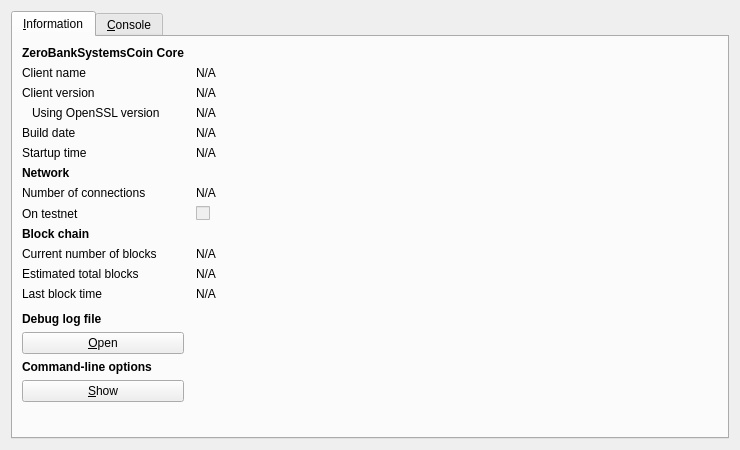
<?xml version="1.0" encoding="UTF-8"?>
<ui version="4.0">
 <class>RPCConsole</class>
 <widget class="QDialog" name="RPCConsole">
  <property name="geometry">
   <rect>
    <x>0</x>
    <y>0</y>
    <width>740</width>
    <height>450</height>
   </rect>
  </property>
  <property name="windowTitle">
   <string>ZeroBankSystemsCoin - Debug window</string>
  </property>
  <layout class="QVBoxLayout" name="verticalLayout_2">
   <item>
    <widget class="QTabWidget" name="tabWidget">
     <property name="currentIndex">
      <number>0</number>
     </property>
     <widget class="QWidget" name="tab_info">
      <attribute name="title">
       <string>&amp;Information</string>
      </attribute>
      <layout class="QGridLayout" name="gridLayout" columnstretch="0,1">
       <property name="horizontalSpacing">
        <number>12</number>
       </property>
       <item row="0" column="0">
        <widget class="QLabel" name="label_9">
         <property name="font">
          <font>
           <weight>75</weight>
           <bold>true</bold>
          </font>
         </property>
         <property name="text">
          <string>ZeroBankSystemsCoin Core</string>
         </property>
        </widget>
       </item>
       <item row="1" column="0">
        <widget class="QLabel" name="label_5">
         <property name="text">
          <string>Client name</string>
         </property>
        </widget>
       </item>
       <item row="1" column="1">
        <widget class="QLabel" name="clientName">
         <property name="cursor">
          <cursorShape>IBeamCursor</cursorShape>
         </property>
         <property name="text">
          <string>N/A</string>
         </property>
         <property name="textFormat">
          <enum>Qt::PlainText</enum>
         </property>
         <property name="textInteractionFlags">
          <set>Qt::LinksAccessibleByMouse|Qt::TextSelectableByKeyboard|Qt::TextSelectableByMouse</set>
         </property>
        </widget>
       </item>
       <item row="2" column="0">
        <widget class="QLabel" name="label_6">
         <property name="text">
          <string>Client version</string>
         </property>
        </widget>
       </item>
       <item row="2" column="1">
        <widget class="QLabel" name="clientVersion">
         <property name="cursor">
          <cursorShape>IBeamCursor</cursorShape>
         </property>
         <property name="text">
          <string>N/A</string>
         </property>
         <property name="textFormat">
          <enum>Qt::PlainText</enum>
         </property>
         <property name="textInteractionFlags">
          <set>Qt::LinksAccessibleByMouse|Qt::TextSelectableByKeyboard|Qt::TextSelectableByMouse</set>
         </property>
        </widget>
       </item>
       <item row="3" column="0">
        <widget class="QLabel" name="label_14">
         <property name="text">
          <string>Using OpenSSL version</string>
         </property>
         <property name="indent">
          <number>10</number>
         </property>
        </widget>
       </item>
       <item row="3" column="1">
        <widget class="QLabel" name="openSSLVersion">
         <property name="cursor">
          <cursorShape>IBeamCursor</cursorShape>
         </property>
         <property name="text">
          <string>N/A</string>
         </property>
         <property name="textFormat">
          <enum>Qt::PlainText</enum>
         </property>
         <property name="textInteractionFlags">
          <set>Qt::LinksAccessibleByMouse|Qt::TextSelectableByKeyboard|Qt::TextSelectableByMouse</set>
         </property>
        </widget>
       </item>
       <item row="4" column="0">
        <widget class="QLabel" name="label_12">
         <property name="text">
          <string>Build date</string>
         </property>
        </widget>
       </item>
       <item row="4" column="1">
        <widget class="QLabel" name="buildDate">
         <property name="cursor">
          <cursorShape>IBeamCursor</cursorShape>
         </property>
         <property name="text">
          <string>N/A</string>
         </property>
         <property name="textFormat">
          <enum>Qt::PlainText</enum>
         </property>
         <property name="textInteractionFlags">
          <set>Qt::LinksAccessibleByMouse|Qt::TextSelectableByKeyboard|Qt::TextSelectableByMouse</set>
         </property>
        </widget>
       </item>
       <item row="5" column="0">
        <widget class="QLabel" name="label_13">
         <property name="text">
          <string>Startup time</string>
         </property>
        </widget>
       </item>
       <item row="5" column="1">
        <widget class="QLabel" name="startupTime">
         <property name="cursor">
          <cursorShape>IBeamCursor</cursorShape>
         </property>
         <property name="text">
          <string>N/A</string>
         </property>
         <property name="textFormat">
          <enum>Qt::PlainText</enum>
         </property>
         <property name="textInteractionFlags">
          <set>Qt::LinksAccessibleByMouse|Qt::TextSelectableByKeyboard|Qt::TextSelectableByMouse</set>
         </property>
        </widget>
       </item>
       <item row="6" column="0">
        <widget class="QLabel" name="label_11">
         <property name="font">
          <font>
           <weight>75</weight>
           <bold>true</bold>
          </font>
         </property>
         <property name="text">
          <string>Network</string>
         </property>
        </widget>
       </item>
       <item row="7" column="0">
        <widget class="QLabel" name="label_7">
         <property name="text">
          <string>Number of connections</string>
         </property>
        </widget>
       </item>
       <item row="7" column="1">
        <widget class="QLabel" name="numberOfConnections">
         <property name="cursor">
          <cursorShape>IBeamCursor</cursorShape>
         </property>
         <property name="text">
          <string>N/A</string>
         </property>
         <property name="textFormat">
          <enum>Qt::PlainText</enum>
         </property>
         <property name="textInteractionFlags">
          <set>Qt::LinksAccessibleByMouse|Qt::TextSelectableByKeyboard|Qt::TextSelectableByMouse</set>
         </property>
        </widget>
       </item>
       <item row="8" column="0">
        <widget class="QLabel" name="label_8">
         <property name="text">
          <string>On testnet</string>
         </property>
        </widget>
       </item>
       <item row="8" column="1">
        <widget class="QCheckBox" name="isTestNet">
         <property name="enabled">
          <bool>false</bool>
         </property>
         <property name="text">
          <string/>
         </property>
        </widget>
       </item>
       <item row="9" column="0">
        <widget class="QLabel" name="label_10">
         <property name="font">
          <font>
           <weight>75</weight>
           <bold>true</bold>
          </font>
         </property>
         <property name="text">
          <string>Block chain</string>
         </property>
        </widget>
       </item>
       <item row="10" column="0">
        <widget class="QLabel" name="label_3">
         <property name="text">
          <string>Current number of blocks</string>
         </property>
        </widget>
       </item>
       <item row="10" column="1">
        <widget class="QLabel" name="numberOfBlocks">
         <property name="cursor">
          <cursorShape>IBeamCursor</cursorShape>
         </property>
         <property name="text">
          <string>N/A</string>
         </property>
         <property name="textFormat">
          <enum>Qt::PlainText</enum>
         </property>
         <property name="textInteractionFlags">
          <set>Qt::LinksAccessibleByMouse|Qt::TextSelectableByKeyboard|Qt::TextSelectableByMouse</set>
         </property>
        </widget>
       </item>
       <item row="11" column="0">
        <widget class="QLabel" name="label_4">
         <property name="text">
          <string>Estimated total blocks</string>
         </property>
        </widget>
       </item>
       <item row="11" column="1">
        <widget class="QLabel" name="totalBlocks">
         <property name="cursor">
          <cursorShape>IBeamCursor</cursorShape>
         </property>
         <property name="text">
          <string>N/A</string>
         </property>
         <property name="textFormat">
          <enum>Qt::PlainText</enum>
         </property>
         <property name="textInteractionFlags">
          <set>Qt::LinksAccessibleByMouse|Qt::TextSelectableByKeyboard|Qt::TextSelectableByMouse</set>
         </property>
        </widget>
       </item>
       <item row="12" column="0">
        <widget class="QLabel" name="label_2">
         <property name="text">
          <string>Last block time</string>
         </property>
        </widget>
       </item>
       <item row="12" column="1">
        <widget class="QLabel" name="lastBlockTime">
         <property name="cursor">
          <cursorShape>IBeamCursor</cursorShape>
         </property>
         <property name="text">
          <string>N/A</string>
         </property>
         <property name="textFormat">
          <enum>Qt::PlainText</enum>
         </property>
         <property name="textInteractionFlags">
          <set>Qt::LinksAccessibleByMouse|Qt::TextSelectableByKeyboard|Qt::TextSelectableByMouse</set>
         </property>
        </widget>
       </item>
       <item row="13" column="0">
        <spacer name="verticalSpacer_2">
         <property name="orientation">
          <enum>Qt::Vertical</enum>
         </property>
         <property name="sizeHint" stdset="0">
          <size>
           <width>20</width>
           <height>20</height>
          </size>
         </property>
        </spacer>
       </item>
       <item row="14" column="0">
        <widget class="QLabel" name="labelDebugLogfile">
         <property name="font">
          <font>
           <weight>75</weight>
           <bold>true</bold>
          </font>
         </property>
         <property name="text">
          <string>Debug log file</string>
         </property>
        </widget>
       </item>
       <item row="15" column="0">
        <widget class="QPushButton" name="openDebugLogfileButton">
         <property name="toolTip">
          <string>Open the ZeroBankSystemsCoin debug log file from the current data directory. This can take a few seconds for large log files.</string>
         </property>
         <property name="text">
          <string>&amp;Open</string>
         </property>
         <property name="autoDefault">
          <bool>false</bool>
         </property>
        </widget>
       </item>
       <item row="16" column="0">
        <widget class="QLabel" name="labelCLOptions">
         <property name="font">
          <font>
           <weight>75</weight>
           <bold>true</bold>
          </font>
         </property>
         <property name="text">
          <string>Command-line options</string>
         </property>
        </widget>
       </item>
       <item row="17" column="0">
        <widget class="QPushButton" name="showCLOptionsButton">
         <property name="toolTip">
          <string>Show the ZeroBankSystemsCoin-Qt help message to get a list with possible ZeroBankSystemsCoin command-line options.</string>
         </property>
         <property name="text">
          <string>&amp;Show</string>
         </property>
         <property name="autoDefault">
          <bool>false</bool>
         </property>
        </widget>
       </item>
       <item row="18" column="0">
        <spacer name="verticalSpacer">
         <property name="orientation">
          <enum>Qt::Vertical</enum>
         </property>
         <property name="sizeHint" stdset="0">
          <size>
           <width>20</width>
           <height>40</height>
          </size>
         </property>
        </spacer>
       </item>
      </layout>
     </widget>
     <widget class="QWidget" name="tab_console">
      <attribute name="title">
       <string>&amp;Console</string>
      </attribute>
      <layout class="QVBoxLayout" name="verticalLayout_3">
       <property name="spacing">
        <number>3</number>
       </property>
       <item>
        <widget class="QTextEdit" name="messagesWidget">
         <property name="minimumSize">
          <size>
           <width>0</width>
           <height>100</height>
          </size>
         </property>
         <property name="readOnly">
          <bool>true</bool>
         </property>
         <property name="tabKeyNavigation" stdset="0">
          <bool>false</bool>
         </property>
         <property name="columnCount" stdset="0">
          <number>2</number>
         </property>
        </widget>
       </item>
       <item>
        <layout class="QHBoxLayout" name="horizontalLayout">
         <property name="spacing">
          <number>3</number>
         </property>
         <item>
          <widget class="QLabel" name="label">
           <property name="text">
            <string notr="true">&gt;</string>
           </property>
          </widget>
         </item>
         <item>
          <widget class="QLineEdit" name="lineEdit"/>
         </item>
         <item>
          <widget class="QPushButton" name="clearButton">
           <property name="maximumSize">
            <size>
             <width>24</width>
             <height>24</height>
            </size>
           </property>
           <property name="toolTip">
            <string>Clear console</string>
           </property>
           <property name="text">
            <string/>
           </property>
           <property name="icon">
            <iconset resource="../bitcoin.qrc">
             <normaloff>:/icons/remove</normaloff>:/icons/remove</iconset>
           </property>
           <property name="shortcut">
            <string notr="true">Ctrl+L</string>
           </property>
           <property name="autoDefault">
            <bool>false</bool>
           </property>
          </widget>
         </item>
        </layout>
       </item>
      </layout>
     </widget>
    </widget>
   </item>
  </layout>
 </widget>
 <resources>
  <include location="../bitcoin.qrc"/>
 </resources>
 <connections/>
</ui>
